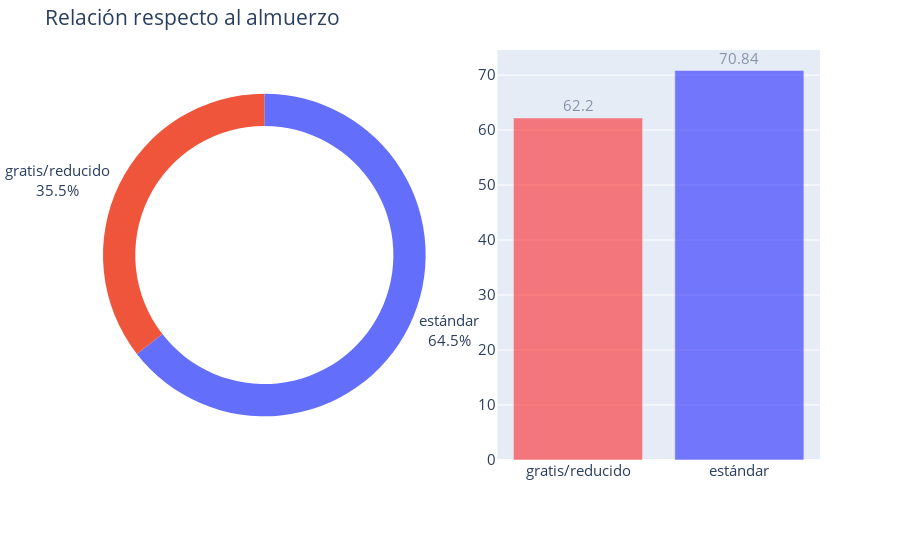

This figure's notebook cell:
### Markdown cell above
Desempeño respecto al tipo de almuerzo.

### Code cell
from plotly.subplots import make_subplots

import plotly.graph_objects as go

fig = make_subplots(rows=1, cols=2,specs=[[{"type": "domain"}, {"type": "xy"}]],)
fig.add_trace(go.Pie(labels=['gratis/reducido','estándar'],values=data.groupby('lunch')['tmp'].count(),hole = 0.8),
              row=1, col=1)
fig.update_traces(textposition='outside', textinfo='percent+label')

colors = ['red','blue']
texts = data.groupby('lunch')['total'].mean().round(2)
fig.add_trace(go.Bar(x = ['gratis/reducido','estándar'],
                     y= data.groupby('lunch')['total'].mean(),text=texts,marker_color=colors,opacity=.5))
fig.update_traces(textposition='outside')
fig.update_layout(showlegend=False)
fig.layout.margin.update({'t':50, 'b':100,'l':0})
fig.update_layout(
    title="Relación respecto al almuerzo",
    legend_title="Legend Title",
    font=dict(
        size=15,
    )
)
fig.show()

### Figure 1 — Plotly figure (JSON) as saved in the notebook; plotly's stock layout.template omitted (floating-point values rounded to 4 significant figures)
{"data": [{"domain": {"x": [0, 0.45], "y": [0, 1]}, "hole": 0.8, "labels": ["gratis/reducido", "estándar"], "textinfo": "percent+label", "textposition": "outside", "type": "pie", "values": [355, 645]}, {"marker": {"color": ["red", "blue"]}, "opacity": 0.5, "text": ["62.2", "70.84"], "textposition": "outside", "type": "bar", "x": ["gratis/reducido", "estándar"], "y": [62.2, 70.84]}], "layout": {"font": {"size": 15}, "legend": {"title": {"text": "Legend Title"}}, "margin": {"b": 100, "l": 0, "t": 50}, "showlegend": false, "title": {"text": "Relación respecto al almuerzo"}, "xaxis": {"anchor": "y", "domain": [0.55, 1]}, "yaxis": {"anchor": "x", "domain": [0, 1]}}}
